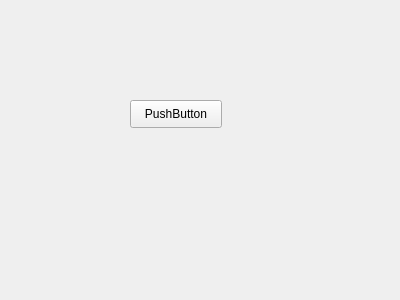
<?xml version="1.0" encoding="UTF-8"?>
<ui version="4.0">
 <class>Form</class>
 <widget class="QWidget" name="Form">
  <property name="geometry">
   <rect>
    <x>0</x>
    <y>0</y>
    <width>400</width>
    <height>300</height>
   </rect>
  </property>
  <property name="windowTitle">
   <string>Form</string>
  </property>
  <widget class="QPushButton" name="pushButton">
   <property name="geometry">
    <rect>
     <x>130</x>
     <y>100</y>
     <width>92</width>
     <height>28</height>
    </rect>
   </property>
   <property name="text">
    <string>PushButton</string>
   </property>
  </widget>
 </widget>
 <resources/>
 <connections>
  <connection>
   <sender>pushButton</sender>
   <signal>clicked()</signal>
   <receiver>Form</receiver>
   <slot>slot1()</slot>
   <hints>
    <hint type="sourcelabel">
     <x>175</x>
     <y>113</y>
    </hint>
    <hint type="destinationlabel">
     <x>199</x>
     <y>149</y>
    </hint>
   </hints>
  </connection>
 </connections>
 <slots>
  <slot>slot1()</slot>
 </slots>
</ui>
